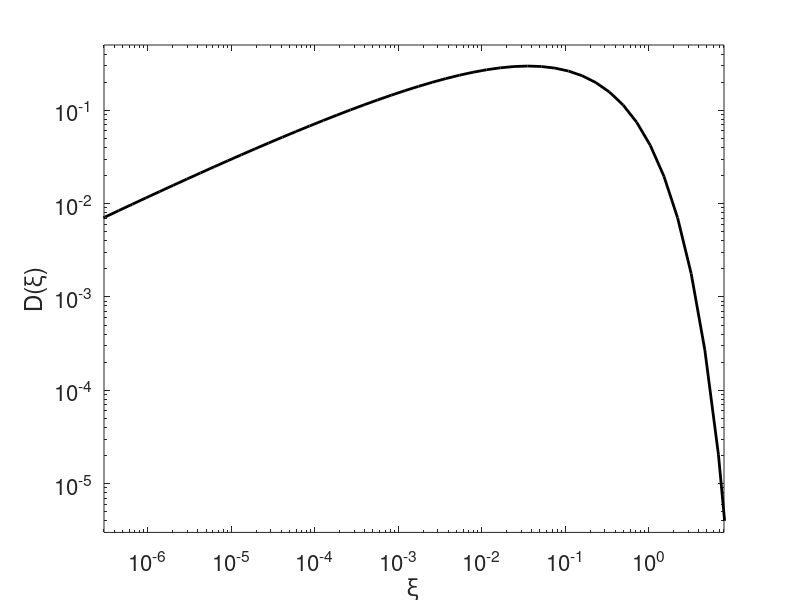

Recreate this plot in MATLAB.
% touschek_D.m, plot D(xi), V. Ziemann, 240829
clear; close all
xi=logspace(-7,1);
D=zeros(length(xi),1);
for k=1:length(xi)
  f=@(u)exp(-xi(k)./u).*(1./u-1-0.5.*log(1./u));
  D(k)=integral(f,0,1)*sqrt(xi(k));
end
loglog(xi,D,'k','LineWidth',2);
xlim([3e-7,8]); ylim([3e-6,0.5])
xlabel('\xi'); ylabel('D(\xi)')
set(gca,'FontSize',16)
